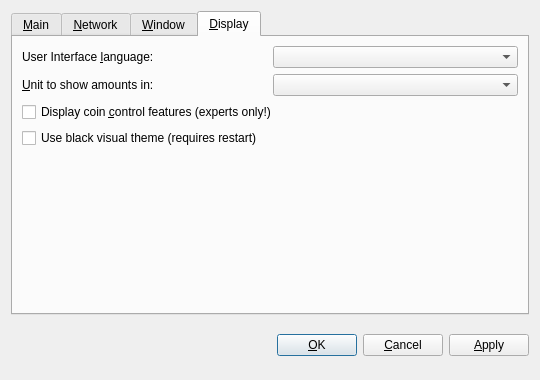
<?xml version="1.0" encoding="UTF-8"?>
<ui version="4.0">
 <class>OptionsDialog</class>
 <widget class="QDialog" name="OptionsDialog">
  <property name="geometry">
   <rect>
    <x>0</x>
    <y>0</y>
    <width>540</width>
    <height>380</height>
   </rect>
  </property>
  <property name="windowTitle">
   <string>Options</string>
  </property>
  <property name="modal">
   <bool>true</bool>
  </property>
  <layout class="QVBoxLayout" name="verticalLayout">
   <item>
    <widget class="QTabWidget" name="tabWidget">
     <property name="tabPosition">
      <enum>QTabWidget::North</enum>
     </property>
     <property name="currentIndex">
      <number>3</number>
     </property>
     <widget class="QWidget" name="tabMain">
      <attribute name="title">
       <string>&amp;Main</string>
      </attribute>
      <layout class="QVBoxLayout" name="verticalLayout_Main">
       <item>
        <widget class="QLabel" name="transactionFeeInfoLabel">
         <property name="text">
          <string>Optional transaction fee per kB that helps make sure your transactions are processed quickly. Most transactions are 1 kB. Fee 0.01 recommended.</string>
         </property>
         <property name="textFormat">
          <enum>Qt::PlainText</enum>
         </property>
         <property name="wordWrap">
          <bool>true</bool>
         </property>
        </widget>
       </item>
       <item>
        <layout class="QHBoxLayout" name="horizontalLayoutFee">
         <item>
          <widget class="QLabel" name="transactionFeeLabel">
           <property name="text">
            <string>Pay transaction &amp;fee</string>
           </property>
           <property name="textFormat">
            <enum>Qt::PlainText</enum>
           </property>
           <property name="buddy">
            <cstring>transactionFee</cstring>
           </property>
          </widget>
         </item>
         <item>
          <widget class="BitcoinAmountField" name="transactionFee"/>
         </item>
         <item>
          <spacer name="horizontalSpacerFee">
           <property name="orientation">
            <enum>Qt::Horizontal</enum>
           </property>
           <property name="sizeHint" stdset="0">
            <size>
             <width>40</width>
             <height>20</height>
            </size>
           </property>
          </spacer>
         </item>
        </layout>
       </item>
       <item>
        <widget class="QLabel" name="reserveBalanceInfoLabel">
         <property name="text">
          <string>Reserved amount does not participate in staking and is therefore spendable at any time.</string>
         </property>
         <property name="textFormat">
          <enum>Qt::PlainText</enum>
         </property>
         <property name="wordWrap">
          <bool>true</bool>
         </property>
        </widget>
       </item>
       <item>
        <layout class="QHBoxLayout" name="horizontalLayoutReserveBalance">
         <item>
          <widget class="QLabel" name="reserveBalanceLabel">
           <property name="text">
            <string>Reserve</string>
           </property>
           <property name="textFormat">
            <enum>Qt::PlainText</enum>
           </property>
           <property name="buddy">
            <cstring>reserveBalance</cstring>
           </property>
          </widget>
         </item>
         <item>
          <widget class="BitcoinAmountField" name="reserveBalance"/>
         </item>
         <item>
          <spacer name="horizontalSpacerReserveBalance">
           <property name="orientation">
            <enum>Qt::Horizontal</enum>
           </property>
           <property name="sizeHint" stdset="0">
            <size>
             <width>40</width>
             <height>20</height>
            </size>
           </property>
          </spacer>
         </item>
        </layout>
       </item>
       <item>
        <widget class="QCheckBox" name="bitcoinAtStartup">
         <property name="enabled">
          <bool>false</bool>
         </property>
         <property name="toolTip">
          <string>Automatically start Rpicoin after logging in to the system.</string>
         </property>
         <property name="text">
          <string>&amp;Start Rpicoin on system login</string>
         </property>
        </widget>
       </item>
       <item>
        <spacer name="verticalSpacer_Main">
         <property name="orientation">
          <enum>Qt::Vertical</enum>
         </property>
         <property name="sizeHint" stdset="0">
          <size>
           <width>20</width>
           <height>40</height>
          </size>
         </property>
        </spacer>
       </item>
      </layout>
     </widget>
     <widget class="QWidget" name="tabNetwork">
      <attribute name="title">
       <string>&amp;Network</string>
      </attribute>
      <layout class="QVBoxLayout" name="verticalLayout_Network">
       <item>
        <widget class="QCheckBox" name="mapPortUpnp">
         <property name="enabled">
          <bool>true</bool>
         </property>
         <property name="toolTip">
          <string>Automatically open the Rpicoin client port on the router. This only works when your router supports UPnP and it is enabled.</string>
         </property>
         <property name="text">
          <string>Map port using &amp;UPnP</string>
         </property>
        </widget>
       </item>
       <item>
        <widget class="QCheckBox" name="connectSocks">
         <property name="toolTip">
          <string>Connect to the Rpicoin network through a SOCKS5 proxy (e.g. when connecting through Tor).</string>
         </property>
         <property name="text">
          <string>&amp;Connect through SOCKS5 proxy:</string>
         </property>
        </widget>
       </item>
       <item>
        <layout class="QHBoxLayout" name="horizontalLayout_Network">
         <item>
          <widget class="QLabel" name="proxyIpLabel">
           <property name="text">
            <string>Proxy &amp;IP:</string>
           </property>
           <property name="textFormat">
            <enum>Qt::PlainText</enum>
           </property>
           <property name="buddy">
            <cstring>proxyIp</cstring>
           </property>
          </widget>
         </item>
         <item>
          <widget class="QValidatedLineEdit" name="proxyIp">
           <property name="maximumSize">
            <size>
             <width>140</width>
             <height>16777215</height>
            </size>
           </property>
           <property name="toolTip">
            <string>IP address of the proxy (e.g. 127.0.0.1)</string>
           </property>
          </widget>
         </item>
         <item>
          <widget class="QLabel" name="proxyPortLabel">
           <property name="text">
            <string>&amp;Port:</string>
           </property>
           <property name="textFormat">
            <enum>Qt::PlainText</enum>
           </property>
           <property name="buddy">
            <cstring>proxyPort</cstring>
           </property>
          </widget>
         </item>
         <item>
          <widget class="QLineEdit" name="proxyPort">
           <property name="maximumSize">
            <size>
             <width>55</width>
             <height>16777215</height>
            </size>
           </property>
           <property name="toolTip">
            <string>Port of the proxy (e.g. 9050)</string>
           </property>
          </widget>
         </item>
         <item>
          <spacer name="horizontalSpacer_Network">
           <property name="orientation">
            <enum>Qt::Horizontal</enum>
           </property>
           <property name="sizeHint" stdset="0">
            <size>
             <width>40</width>
             <height>20</height>
            </size>
           </property>
          </spacer>
         </item>
        </layout>
       </item>
       <item>
        <spacer name="verticalSpacer_Network">
         <property name="orientation">
          <enum>Qt::Vertical</enum>
         </property>
         <property name="sizeHint" stdset="0">
          <size>
           <width>20</width>
           <height>40</height>
          </size>
         </property>
        </spacer>
       </item>
      </layout>
     </widget>
     <widget class="QWidget" name="tabWindow">
      <attribute name="title">
       <string>&amp;Window</string>
      </attribute>
      <layout class="QVBoxLayout" name="verticalLayout_Window">
       <item>
        <widget class="QCheckBox" name="minimizeToTray">
         <property name="enabled">
          <bool>false</bool>
         </property>
         <property name="toolTip">
          <string>Show only a tray icon after minimizing the window.</string>
         </property>
         <property name="text">
          <string>&amp;Minimize to the tray instead of the taskbar</string>
         </property>
        </widget>
       </item>
       <item>
        <widget class="QCheckBox" name="minimizeOnClose">
         <property name="enabled">
          <bool>false</bool>
         </property>
         <property name="toolTip">
          <string>Minimize instead of exit the application when the window is closed. When this option is enabled, the application will be closed only after selecting Quit in the menu.</string>
         </property>
         <property name="text">
          <string>M&amp;inimize on close</string>
         </property>
        </widget>
       </item>
       <item>
        <spacer name="verticalSpacer_Window">
         <property name="orientation">
          <enum>Qt::Vertical</enum>
         </property>
         <property name="sizeHint" stdset="0">
          <size>
           <width>20</width>
           <height>40</height>
          </size>
         </property>
        </spacer>
       </item>
      </layout>
     </widget>
     <widget class="QWidget" name="tabDisplay">
      <attribute name="title">
       <string>&amp;Display</string>
      </attribute>
      <layout class="QVBoxLayout" name="verticalLayout_Display">
       <item>
        <layout class="QHBoxLayout" name="horizontalLayout_1_Display">
         <item>
          <widget class="QLabel" name="langLabel">
           <property name="text">
            <string>User Interface &amp;language:</string>
           </property>
           <property name="textFormat">
            <enum>Qt::PlainText</enum>
           </property>
           <property name="buddy">
            <cstring>lang</cstring>
           </property>
          </widget>
         </item>
         <item>
          <widget class="QValueComboBox" name="lang">
           <property name="toolTip">
            <string>The user interface language can be set here. This setting will take effect after restarting Rpicoin.</string>
           </property>
          </widget>
         </item>
        </layout>
       </item>
       <item>
        <layout class="QHBoxLayout" name="horizontalLayout_2_Display">
         <item>
          <widget class="QLabel" name="unitLabel">
           <property name="text">
            <string>&amp;Unit to show amounts in:</string>
           </property>
           <property name="textFormat">
            <enum>Qt::PlainText</enum>
           </property>
           <property name="buddy">
            <cstring>unit</cstring>
           </property>
          </widget>
         </item>
         <item>
          <widget class="QValueComboBox" name="unit">
           <property name="toolTip">
            <string>Choose the default subdivision unit to show in the interface and when sending coins.</string>
           </property>
          </widget>
         </item>
        </layout>
       </item>
       <item>
        <widget class="QCheckBox" name="coinControlFeatures">
         <property name="toolTip">
          <string>Whether to show coin control features or not.</string>
         </property>
         <property name="text">
          <string>Display coin &amp;control features (experts only!)</string>
         </property>
        </widget>
       </item>
       <item>
        <widget class="QCheckBox" name="useBlackTheme">
         <property name="text">
          <string>Use black visual theme (requires restart)</string>
         </property>
        </widget>
       </item>
       <item>
        <spacer name="verticalSpacer_Display">
         <property name="orientation">
          <enum>Qt::Vertical</enum>
         </property>
         <property name="sizeHint" stdset="0">
          <size>
           <width>20</width>
           <height>40</height>
          </size>
         </property>
        </spacer>
       </item>
      </layout>
     </widget>
    </widget>
   </item>
   <item>
    <layout class="QHBoxLayout" name="horizontalLayout_Buttons">
     <item>
      <spacer name="horizontalSpacer_1">
       <property name="orientation">
        <enum>Qt::Horizontal</enum>
       </property>
       <property name="sizeHint" stdset="0">
        <size>
         <width>40</width>
         <height>48</height>
        </size>
       </property>
      </spacer>
     </item>
     <item>
      <widget class="QLabel" name="statusLabel">
       <property name="font">
        <font>
         <weight>75</weight>
         <bold>true</bold>
        </font>
       </property>
       <property name="text">
        <string/>
       </property>
       <property name="textFormat">
        <enum>Qt::PlainText</enum>
       </property>
       <property name="wordWrap">
        <bool>true</bool>
       </property>
      </widget>
     </item>
     <item>
      <spacer name="horizontalSpacer_2">
       <property name="orientation">
        <enum>Qt::Horizontal</enum>
       </property>
       <property name="sizeHint" stdset="0">
        <size>
         <width>40</width>
         <height>48</height>
        </size>
       </property>
      </spacer>
     </item>
     <item>
      <widget class="QPushButton" name="okButton">
       <property name="text">
        <string>&amp;OK</string>
       </property>
      </widget>
     </item>
     <item>
      <widget class="QPushButton" name="cancelButton">
       <property name="text">
        <string>&amp;Cancel</string>
       </property>
       <property name="autoDefault">
        <bool>false</bool>
       </property>
      </widget>
     </item>
     <item>
      <widget class="QPushButton" name="applyButton">
       <property name="text">
        <string>&amp;Apply</string>
       </property>
       <property name="autoDefault">
        <bool>false</bool>
       </property>
      </widget>
     </item>
    </layout>
   </item>
  </layout>
 </widget>
 <customwidgets>
  <customwidget>
   <class>BitcoinAmountField</class>
   <extends>QSpinBox</extends>
   <header>bitcoinamountfield.h</header>
  </customwidget>
  <customwidget>
   <class>QValueComboBox</class>
   <extends>QComboBox</extends>
   <header>qvaluecombobox.h</header>
  </customwidget>
  <customwidget>
   <class>QValidatedLineEdit</class>
   <extends>QLineEdit</extends>
   <header>qvalidatedlineedit.h</header>
  </customwidget>
 </customwidgets>
 <resources/>
 <connections/>
</ui>
